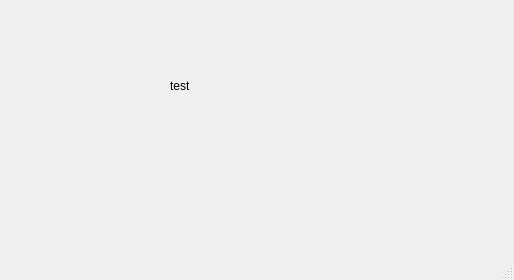
<?xml version="1.0" encoding="UTF-8"?>
<ui version="4.0">
 <class>AboutWindow1</class>
 <widget class="QMainWindow" name="AboutWindow1">
  <property name="geometry">
   <rect>
    <x>0</x>
    <y>0</y>
    <width>514</width>
    <height>280</height>
   </rect>
  </property>
  <property name="windowTitle">
   <string>MainWindow</string>
  </property>
  <widget class="QWidget" name="centralwidget">
   <widget class="QLabel" name="label">
    <property name="geometry">
     <rect>
      <x>170</x>
      <y>80</y>
      <width>54</width>
      <height>12</height>
     </rect>
    </property>
    <property name="text">
     <string>test</string>
    </property>
   </widget>
  </widget>
  <widget class="QMenuBar" name="menubar">
   <property name="geometry">
    <rect>
     <x>0</x>
     <y>0</y>
     <width>514</width>
     <height>23</height>
    </rect>
   </property>
  </widget>
  <widget class="QStatusBar" name="statusbar"/>
 </widget>
 <resources/>
 <connections/>
</ui>
